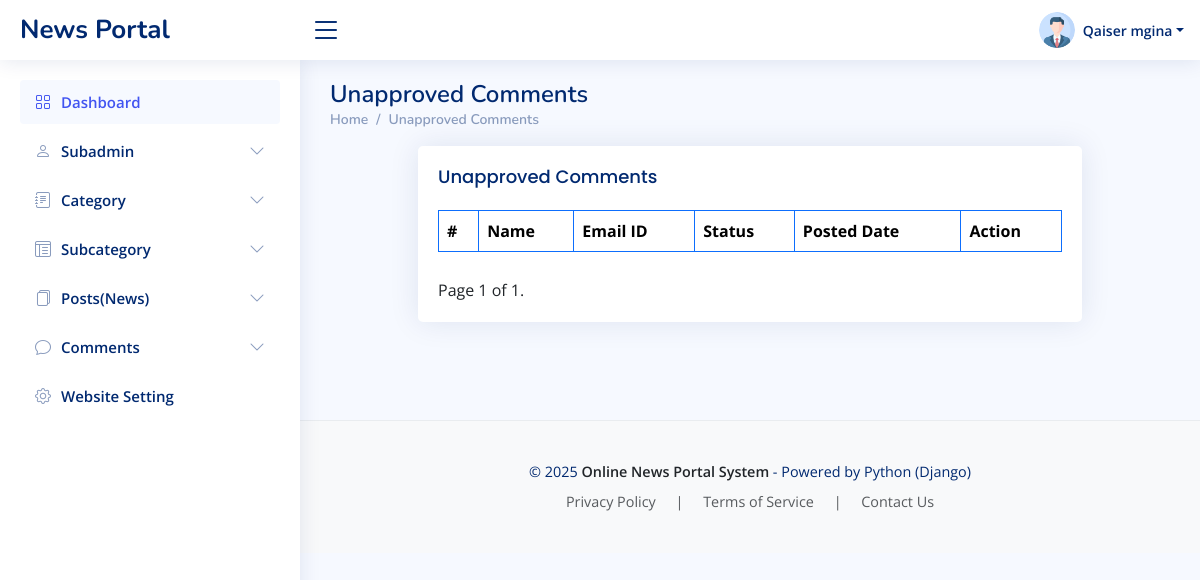
/UnapprovedComments (signed in), run on the app's committed database.
### newsapp/models.py (models this page shows)
class CustomUser(AbstractUser):
    USER ={
        (1,'admin'),
        (2,'subadmin'),
    }
    user_type = models.CharField(choices=USER,max_length=50,default=1)
    profile_pic = models.ImageField(upload_to='media/profile_pic')

### onps/adminviews.py (the view)
# urls.py: path('UnapprovedComments', adminviews.UNAPPROVEDCOMMENTS, name='unapproved_comments'),
@login_required(login_url='/')
def UNAPPROVEDCOMMENTS(request):
    unapproved_comm = Comments.objects.filter(status='Unapproved')
    paginator = Paginator(unapproved_comm, 10)  # Show 10 enquiries per page
    page_number = request.GET.get('page')
    try:
        unapproved_comm = paginator.page(page_number)
    except PageNotAnInteger:
        unapproved_comm = paginator.page(1)
    except EmptyPage:
        unapproved_comm = paginator.page(paginator.num_pages)
    context = {
        'unapproved_comm': unapproved_comm,
    }
    return render(request, 'admin/comments_unapproved.html', context)

### newsapp/context_processors.py (called while the page is built)
def category_processor(request):
    cat = Category.objects.all()
    return {'cat': cat}

def aboutus(request):
    first_page = Page.objects.first()
    return {'first_page':first_page}

### templates/admin/comments_unapproved.html (shortened to what this page needs)
{% extends 'base.html' %}
{% block content %}
  <div class="pagetitle">
      <h1>Unapproved Comments</h1>
      <nav>
        <ol class="breadcrumb">
          <li class="breadcrumb-item"><a href="{% url 'dashboard' %}">Home</a></li>
          <li class="breadcrumb-item">Unapproved Comments</li>
        </ol>
      </nav>
    </div>
    <section class="section">
      <div class="row">
        <div class="col-lg-12" style="padding-left: 100px;padding-right: 100px;">
          <div class="card">
            <div class="card-body">
              <h5 class="card-title">Unapproved Comments</h5>
              <table class="table table-bordered border-primary">
                <thead>
                    <tr>
                        <th style="font-weight: bolder;"> # </th>
                        <th style="font-weight: bolder;"> Name</th>
                        <th style="font-weight: bolder;"> Email ID</th>
                        <th style="font-weight: bolder;"> Status</th>
                        <th style="font-weight: bolder;"> Posted Date </th>
                        <th style="font-weight: bolder;">Action </th>
                      </tr>
                </thead>
              </table>
              <div class="pagination" style="padding-top: 10px;text-align: center;">
                <span class="step-links">
                    <span class="current">
                        Page {{ unapproved_comm.number }} of {{ unapproved_comm.paginator.num_pages }}.
                    </span>
                </span>
            </div>
            </div>
          </div>
        </div>
      </div>
    </section>  {% endblock %}

### templates/includes/header.html (shortened to what this page needs)
{% load static %}
<header id="header" class="header fixed-top d-flex align-items-center">
  {% if user.user_type == '1' %}
    <div class="d-flex align-items-center justify-content-between">
      <a href="{% url 'dashboard' %}" class="logo d-flex align-items-center">
        <span class="d-none d-lg-block">News Portal</span>
      </a>
      <i class="bi bi-list toggle-sidebar-btn"></i>
    </div>
    <nav class="header-nav ms-auto">
      <ul class="d-flex align-items-center">
        <li class="nav-item dropdown pe-3">
          <a class="nav-link nav-profile d-flex align-items-center pe-0" href="#" data-bs-toggle="dropdown">
            {% if user.profile_pic %}
            <img src="{{ user.profile_pic.url }}" alt="Profile" class="rounded-circle">
            {% else %}
            <img src="{% static 'img/default-profile.png' %}" alt="Profile" class="rounded-circle">
            {% endif %}
            <span class="d-none d-md-block dropdown-toggle ps-2">{{user.first_name}} {{user.last_name}}</span>
          </a>
        </li>
      </ul>
    </nav>
    {% endif %}
  </header>

### static/assets/css/style.css (style rules this page uses)
:root { scroll-behavior: smooth; }
body { font-family: "Open Sans", sans-serif; background: #f6f9ff; color: #444444; }
a { color: #4154f1; text-decoration: none; }
h1, h2, h3, h4, h5, h6 { font-family: "Nunito", sans-serif; }
.pagetitle { margin-bottom: 10px; }
.pagetitle h1 { font-size: 24px; margin-bottom: 0; font-weight: 600; color: #012970; }
.card { margin-bottom: 30px; border: none; border-radius: 5px; box-shadow: 0px 0 30px rgba(1, 41, 112, 0.1); }
.card-title { padding: 20px 0 15px 0; font-size: 18px; font-weight: 500; color: #012970; font-family: "Poppins", sans-serif; }
.card-body { padding: 0 20px 20px 20px; }
.breadcrumb { font-size: 14px; font-family: "Nunito", sans-serif; color: #899bbd; font-weight: 600; }
.breadcrumb a { color: #899bbd; transition: 0.3s; }
.breadcrumb .breadcrumb-item::before { color: #899bbd; }
.logo { line-height: 1; }
@media (min-width: 1200px) { .logo { width: 280px; } }
.logo span { font-size: 26px; font-weight: 700; color: #012970; font-family: "Nunito", sans-serif; }
.header { transition: all 0.5s; z-index: 997; height: 60px; box-shadow: 0px 2px 20px rgba(1, 41, 112, 0.1); background-color: #fff; padding-left: 20px; }
.header .toggle-sidebar-btn { font-size: 32px; padding-left: 10px; cursor: pointer; color: #012970; }
.header-nav ul { list-style: none; }
.header-nav>ul { margin: 0; padding: 0; }
.header-nav .nav-profile { color: #012970; }
.header-nav .nav-profile img { max-height: 36px; }
.header-nav .nav-profile span { font-size: 14px; font-weight: 600; }

### data on the page
CustomUser: profile_pic (picture), first_name "Qaiser", last_name "mgina"

### other printed values
{{ unapproved_comm.number }} "1"
{{ unapproved_comm.paginator.num_pages }} "1"
